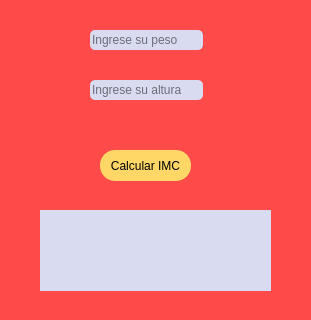
<?xml version="1.0" encoding="UTF-8"?>
<ui version="4.0">
 <class>MainWindow</class>
 <widget class="QMainWindow" name="MainWindow">
  <property name="geometry">
   <rect>
    <x>0</x>
    <y>0</y>
    <width>311</width>
    <height>320</height>
   </rect>
  </property>
  <property name="windowTitle">
   <string>MainWindow</string>
  </property>
  <property name="styleSheet">
   <string notr="true">background-color: rgb(254, 74, 73);</string>
  </property>
  <widget class="QWidget" name="centralwidget">
   <widget class="QPushButton" name="btn_calcular">
    <property name="geometry">
     <rect>
      <x>100</x>
      <y>150</y>
      <width>91</width>
      <height>31</height>
     </rect>
    </property>
    <property name="styleSheet">
     <string notr="true">QPushButton{
	background-color: rgb(254, 215, 102);
	border-radius: 15px;
	font: 75 10pt &quot;Perpetua&quot;;
	
}
QPushButton:hover{
	border:3px  solid rgb(254, 215, 102);
	
	color: rgb(255, 255, 255);
	background-color: rgb(0, 159, 183);
}</string>
    </property>
    <property name="text">
     <string>Calcular IMC</string>
    </property>
   </widget>
   <widget class="QLabel" name="Resultado">
    <property name="geometry">
     <rect>
      <x>40</x>
      <y>210</y>
      <width>231</width>
      <height>81</height>
     </rect>
    </property>
    <property name="styleSheet">
     <string notr="true">background-color: rgb(217, 219, 241);
</string>
    </property>
    <property name="text">
     <string/>
    </property>
   </widget>
   <widget class="QLineEdit" name="peso_txt">
    <property name="geometry">
     <rect>
      <x>90</x>
      <y>30</y>
      <width>113</width>
      <height>20</height>
     </rect>
    </property>
    <property name="styleSheet">
     <string notr="true">background-color: rgb(217, 219, 241);
border-radius:5px;</string>
    </property>
    <property name="placeholderText">
     <string>Ingrese su peso</string>
    </property>
   </widget>
   <widget class="QLineEdit" name="Altura_txt">
    <property name="geometry">
     <rect>
      <x>90</x>
      <y>80</y>
      <width>113</width>
      <height>20</height>
     </rect>
    </property>
    <property name="styleSheet">
     <string notr="true">background-color: rgb(217, 219, 241);
border-radius:5px;</string>
    </property>
    <property name="placeholderText">
     <string>Ingrese su altura</string>
    </property>
   </widget>
  </widget>
  <widget class="QStatusBar" name="statusbar"/>
 </widget>
 <resources/>
 <connections/>
</ui>
